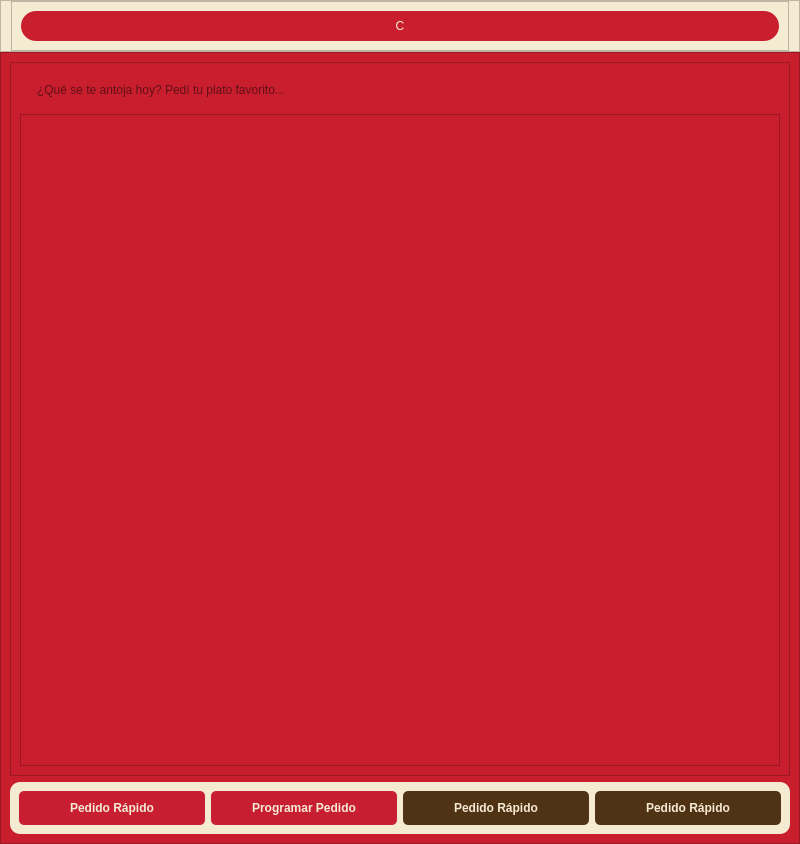
<?xml version="1.0" encoding="UTF-8"?>
<ui version="4.0">
 <class>MainWindow</class>
 <widget class="QMainWindow" name="MainWindow">
  <property name="geometry">
   <rect>
    <x>0</x>
    <y>0</y>
    <width>800</width>
    <height>844</height>
   </rect>
  </property>
  <property name="windowTitle">
   <string>MainWindow</string>
  </property>
  <widget class="QWidget" name="centralwidget">
   <layout class="QVBoxLayout" name="verticalLayout_3">
    <property name="spacing">
     <number>0</number>
    </property>
    <property name="sizeConstraint">
     <enum>QLayout::SizeConstraint::SetMinimumSize</enum>
    </property>
    <property name="leftMargin">
     <number>0</number>
    </property>
    <property name="topMargin">
     <number>0</number>
    </property>
    <property name="rightMargin">
     <number>0</number>
    </property>
    <property name="bottomMargin">
     <number>0</number>
    </property>
    <item>
     <widget class="QFrame" name="frame">
      <property name="styleSheet">
       <string notr="true">background-color:rgb(245,235,210);</string>
      </property>
      <property name="frameShape">
       <enum>QFrame::Shape::StyledPanel</enum>
      </property>
      <property name="frameShadow">
       <enum>QFrame::Shadow::Raised</enum>
      </property>
      <layout class="QHBoxLayout" name="horizontalLayout_3" stretch="1">
       <property name="leftMargin">
        <number>10</number>
       </property>
       <property name="topMargin">
        <number>0</number>
       </property>
       <property name="rightMargin">
        <number>10</number>
       </property>
       <property name="bottomMargin">
        <number>0</number>
       </property>
       <item>
        <widget class="QFrame" name="frame_5">
         <property name="frameShape">
          <enum>QFrame::Shape::StyledPanel</enum>
         </property>
         <property name="frameShadow">
          <enum>QFrame::Shadow::Raised</enum>
         </property>
         <layout class="QHBoxLayout" name="horizontalLayout">
          <item>
           <widget class="QPushButton" name="pushButton">
            <property name="baseSize">
             <size>
              <width>0</width>
              <height>0</height>
             </size>
            </property>
            <property name="cursor">
             <cursorShape>PointingHandCursor</cursorShape>
            </property>
            <property name="autoFillBackground">
             <bool>false</bool>
            </property>
            <property name="styleSheet">
             <string notr="true">background-color:rgb(200,30,45);
border-radius:15px;
color:rgb(245,235,210);
padding: 8;</string>
            </property>
            <property name="text">
             <string>C</string>
            </property>
            <property name="iconSize">
             <size>
              <width>16</width>
              <height>16</height>
             </size>
            </property>
           </widget>
          </item>
         </layout>
        </widget>
       </item>
      </layout>
     </widget>
    </item>
    <item>
     <widget class="QFrame" name="frame_2">
      <property name="styleSheet">
       <string notr="true">background-color:rgb(200,30,45);</string>
      </property>
      <property name="frameShape">
       <enum>QFrame::Shape::StyledPanel</enum>
      </property>
      <property name="frameShadow">
       <enum>QFrame::Shadow::Raised</enum>
      </property>
      <layout class="QVBoxLayout" name="verticalLayout_2" stretch="0,0">
       <item>
        <widget class="QFrame" name="frame_6">
         <property name="frameShape">
          <enum>QFrame::Shape::StyledPanel</enum>
         </property>
         <property name="frameShadow">
          <enum>QFrame::Shadow::Raised</enum>
         </property>
         <layout class="QVBoxLayout" name="verticalLayout" stretch="0,0">
          <item>
           <widget class="QLineEdit" name="barraBusqueda">
            <property name="styleSheet">
             <string notr="true">background-color:rgb(245,235,210
);
border-radius: 15px;
padding: 10 5;
margin: 0 10;</string>
            </property>
            <property name="placeholderText">
             <string>¿Qué se te antoja hoy? Pedí tu plato favorito...</string>
            </property>
           </widget>
          </item>
          <item>
           <widget class="QScrollArea" name="scrollArea">
            <property name="horizontalScrollBarPolicy">
             <enum>Qt::ScrollBarPolicy::ScrollBarAlwaysOff</enum>
            </property>
            <property name="widgetResizable">
             <bool>true</bool>
            </property>
            <widget class="QWidget" name="scrollAreaWidgetContents">
             <property name="geometry">
              <rect>
               <x>0</x>
               <y>0</y>
               <width>758</width>
               <height>631</height>
              </rect>
             </property>
            </widget>
           </widget>
          </item>
         </layout>
        </widget>
       </item>
       <item>
        <widget class="QFrame" name="frame_3">
         <property name="styleSheet">
          <string notr="true">background-color:rgb(245,235,210);
border-radius:10px;</string>
         </property>
         <property name="frameShape">
          <enum>QFrame::Shape::StyledPanel</enum>
         </property>
         <property name="frameShadow">
          <enum>QFrame::Shadow::Raised</enum>
         </property>
         <layout class="QHBoxLayout" name="horizontalLayout_2">
          <item>
           <widget class="QPushButton" name="pushButton_2">
            <property name="font">
             <font>
              <bold>true</bold>
             </font>
            </property>
            <property name="cursor">
             <cursorShape>PointingHandCursor</cursorShape>
            </property>
            <property name="styleSheet">
             <string notr="true">background-color:rgb(200,30,50);
border-radius:5px;
color:rgb(245,235,210);
padding:10 0;</string>
            </property>
            <property name="text">
             <string>Pedido Rápido</string>
            </property>
           </widget>
          </item>
          <item>
           <widget class="QPushButton" name="pushButton_3">
            <property name="font">
             <font>
              <bold>true</bold>
             </font>
            </property>
            <property name="cursor">
             <cursorShape>PointingHandCursor</cursorShape>
            </property>
            <property name="styleSheet">
             <string notr="true">background-color:rgb(200,30,50);
border-radius:5px;color:rgb(245,235,210);
padding:10 0;</string>
            </property>
            <property name="text">
             <string>Programar Pedido</string>
            </property>
           </widget>
          </item>
          <item>
           <widget class="QPushButton" name="pushButton_4">
            <property name="font">
             <font>
              <bold>true</bold>
             </font>
            </property>
            <property name="cursor">
             <cursorShape>PointingHandCursor</cursorShape>
            </property>
            <property name="styleSheet">
             <string notr="true">background-color:rgb(80,50,20);
border-radius:5px;color:rgb(245,235,210);
padding:10 0;</string>
            </property>
            <property name="text">
             <string>Pedido Rápido</string>
            </property>
           </widget>
          </item>
          <item>
           <widget class="QPushButton" name="pushButton_5">
            <property name="font">
             <font>
              <pointsize>9</pointsize>
              <bold>true</bold>
             </font>
            </property>
            <property name="cursor">
             <cursorShape>PointingHandCursor</cursorShape>
            </property>
            <property name="styleSheet">
             <string notr="true">background-color:rgb(80,50,20);
border-radius:5px;
color:rgb(245,235,210);
padding:10 0;</string>
            </property>
            <property name="text">
             <string>Pedido Rápido</string>
            </property>
           </widget>
          </item>
         </layout>
        </widget>
       </item>
      </layout>
     </widget>
    </item>
    <item>
     <widget class="QFrame" name="frame_4">
      <property name="styleSheet">
       <string notr="true">background-color:rgb(80,50,20);</string>
      </property>
      <property name="frameShape">
       <enum>QFrame::Shape::StyledPanel</enum>
      </property>
      <property name="frameShadow">
       <enum>QFrame::Shadow::Raised</enum>
      </property>
     </widget>
    </item>
   </layout>
  </widget>
 </widget>
 <resources/>
 <connections/>
</ui>
